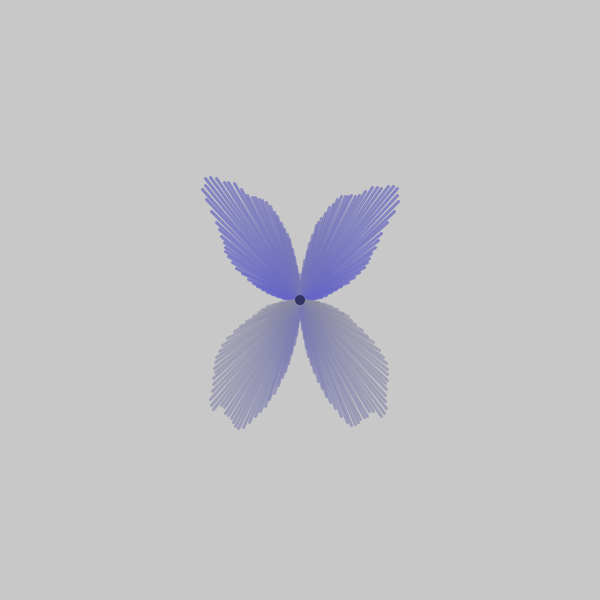
Frame 1 (no input)
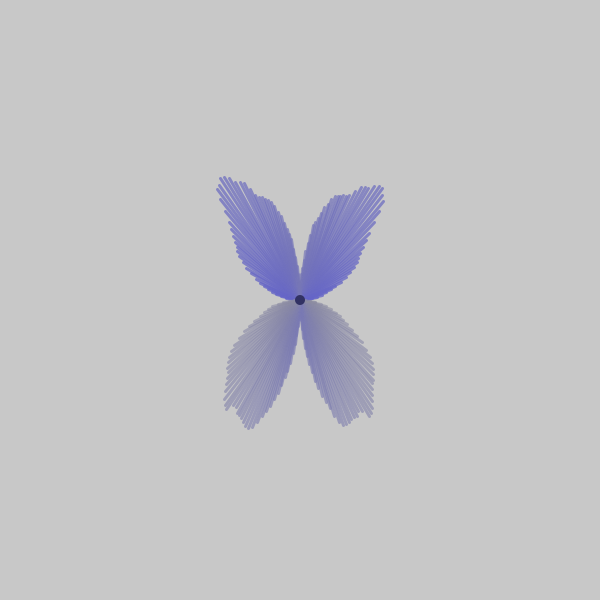
Frame 60 (the mouse pressed at the canvas centre just before this capture)
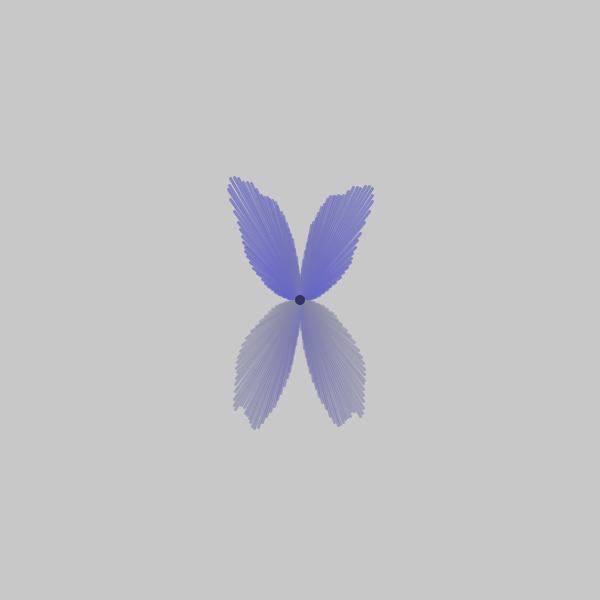
Frame 120 (the mouse held since frame 60 and released just before this capture)

The Processing sketch that drew these frames (run headless with seeded random() and noise(); from frame 60 on, the mouse is pressed at the canvas centre):

// Processing sketch: SimpleButterfly
// ── SimpleButterfly.pde
int level = 100, count=0;
void setup(){
  size(600,600);
  stroke(150);
  strokeWeight(3);
}

void draw(){
  background(200);
  fill(200);
  float inc = round(PI/level*1000)/1000.0;
  float nPosX = 100.0f, nPosY = 0;
  count = 0;
  pushMatrix();
  translate(width/2,height/2);
  rotate(-PI/2);
  // right wing
  for(float i = -PI/2; i <= PI/2.0; i +=inc){
    float radius = sin(2*i) * map(noise(nPosX, nPosY), 0, 1, 100, 200);
    float x = cos(i)*radius;
    float y = sin(i)*radius * map(sin(frameCount*0.1),0,1,0.7,1);
    // draw color
    //stroke(200 * map(sin(frameCount*0.01),0,1,0.1,1),200*map(sin(frameCount*0.01),0,1,0.9,1),200*map(sin(frameCount*0.1),0,1,0.7,1));
    color c = lerpColor(color(200,200,100,50),color(100,100,200,200),map(count,0,level,0.6,1));
    stroke(c);
    line(0,0,x,y);
    // draw outline
    //stroke(150);
    //vertex(x, y);
    nPosX += 0.1;
    count++;
  }
  nPosX -= 0.1;
  count--;
  // left wing
  for(float i = 3*PI/2 - (level-1)*inc; i <= 3*PI/2.0+0.1; i +=inc){
    float radius = sin(2*i) * map(noise(nPosX, nPosY), 0, 1, 100, 200);
    float x = cos(i)*radius;
    float y = sin(i)*radius * map(sin(frameCount*0.1),0,1,0.7,1);
    color c = lerpColor(color(200,200,100,50),color(100,100,200,200),map(count,0,level,0.6,1));
    stroke(c);
    line(0,0,x,y);
    //vertex(x, y);
    nPosX -=0.1;
    count--;
  }
  noStroke();
  fill(50,50,100);
  circle(0,0,10);
  popMatrix();
  //noLoop();
}
